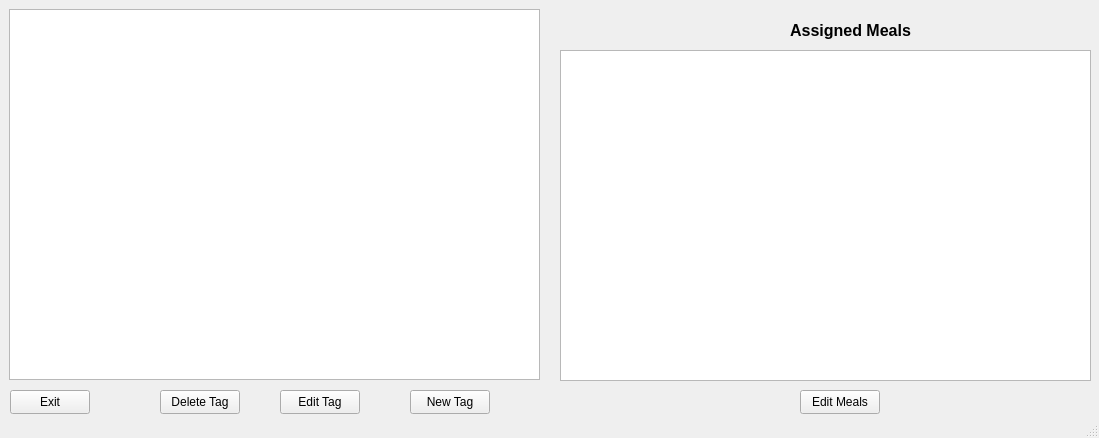
<?xml version="1.0" encoding="UTF-8"?>
<ui version="4.0">
 <class>EditTagsWindow</class>
 <widget class="QMainWindow" name="EditTagsWindow">
  <property name="geometry">
   <rect>
    <x>0</x>
    <y>0</y>
    <width>1099</width>
    <height>438</height>
   </rect>
  </property>
  <property name="windowTitle">
   <string>Viewing Tags</string>
  </property>
  <widget class="QWidget" name="centralwidget">
   <widget class="QPushButton" name="pushButton_newTag">
    <property name="geometry">
     <rect>
      <x>410</x>
      <y>390</y>
      <width>80</width>
      <height>24</height>
     </rect>
    </property>
    <property name="text">
     <string>New Tag</string>
    </property>
   </widget>
   <widget class="QPushButton" name="pushButton_editTag">
    <property name="geometry">
     <rect>
      <x>280</x>
      <y>390</y>
      <width>80</width>
      <height>24</height>
     </rect>
    </property>
    <property name="text">
     <string>Edit Tag</string>
    </property>
   </widget>
   <widget class="QPushButton" name="pushButton_exit">
    <property name="geometry">
     <rect>
      <x>10</x>
      <y>390</y>
      <width>80</width>
      <height>24</height>
     </rect>
    </property>
    <property name="text">
     <string>Exit</string>
    </property>
   </widget>
   <widget class="QListWidget" name="listWidget_assignedMeals">
    <property name="geometry">
     <rect>
      <x>560</x>
      <y>50</y>
      <width>531</width>
      <height>331</height>
     </rect>
    </property>
    <property name="alternatingRowColors">
     <bool>true</bool>
    </property>
    <property name="resizeMode">
     <enum>QListView::Fixed</enum>
    </property>
    <property name="itemAlignment">
     <set>Qt::AlignCenter</set>
    </property>
   </widget>
   <widget class="QLabel" name="label">
    <property name="geometry">
     <rect>
      <x>780</x>
      <y>20</y>
      <width>141</width>
      <height>21</height>
     </rect>
    </property>
    <property name="text">
     <string>&lt;html&gt;&lt;head/&gt;&lt;body&gt;&lt;p align=&quot;center&quot;&gt;&lt;span style=&quot; font-size:12pt; font-weight:700;&quot;&gt;Assigned Meals&lt;/span&gt;&lt;/p&gt;&lt;/body&gt;&lt;/html&gt;</string>
    </property>
   </widget>
   <widget class="QListWidget" name="listWidget_tags">
    <property name="geometry">
     <rect>
      <x>9</x>
      <y>9</y>
      <width>531</width>
      <height>371</height>
     </rect>
    </property>
    <property name="alternatingRowColors">
     <bool>true</bool>
    </property>
    <property name="spacing">
     <number>0</number>
    </property>
    <property name="itemAlignment">
     <set>Qt::AlignCenter</set>
    </property>
   </widget>
   <widget class="QPushButton" name="pushButton_editAssignedMeals">
    <property name="geometry">
     <rect>
      <x>800</x>
      <y>390</y>
      <width>80</width>
      <height>24</height>
     </rect>
    </property>
    <property name="text">
     <string>Edit Meals</string>
    </property>
   </widget>
   <widget class="QPushButton" name="pushButton_deleteTag">
    <property name="geometry">
     <rect>
      <x>160</x>
      <y>390</y>
      <width>80</width>
      <height>24</height>
     </rect>
    </property>
    <property name="text">
     <string>Delete Tag</string>
    </property>
   </widget>
  </widget>
  <widget class="QStatusBar" name="statusbar"/>
 </widget>
 <resources/>
 <connections/>
</ui>
